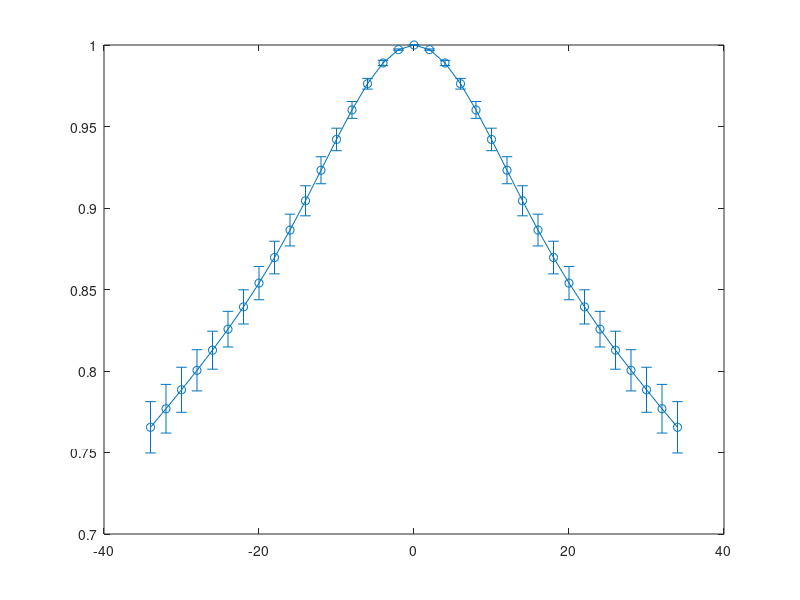

Reproduce this figure in MATLAB. (Note: this script raises an error after producing the figure.)
% xPlotErrors

% plot some ASE curves with errorbars (created using xCalcErrors.m)

clear; close all;

figure(1);
hold on; box on;

load('signalResults/VSsignal_Static_OEFdist_Single');
errorbar(1000*t,sigm,sige,'o-','LineWidth',2);
load('signalResults/VSsignal_Static_OEFdist_Normal');
errorbar((1000*t),sigm,sige,'o-','LineWidth',2);

ylabel('ASE Signal');
xlabel('Spin Echo Offset \tau (ms)');
legend('Single OEF','Normal Distribution','Location','South');
set(gca,'FontSize',16);
